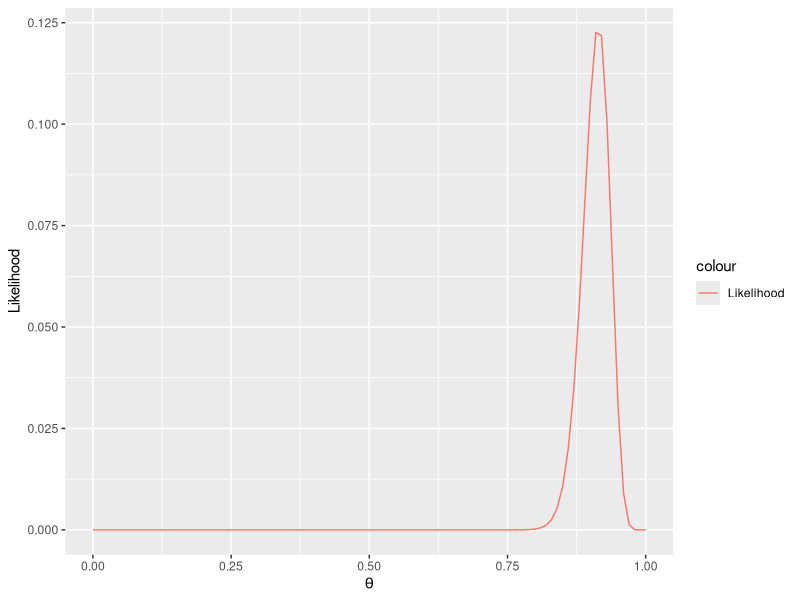
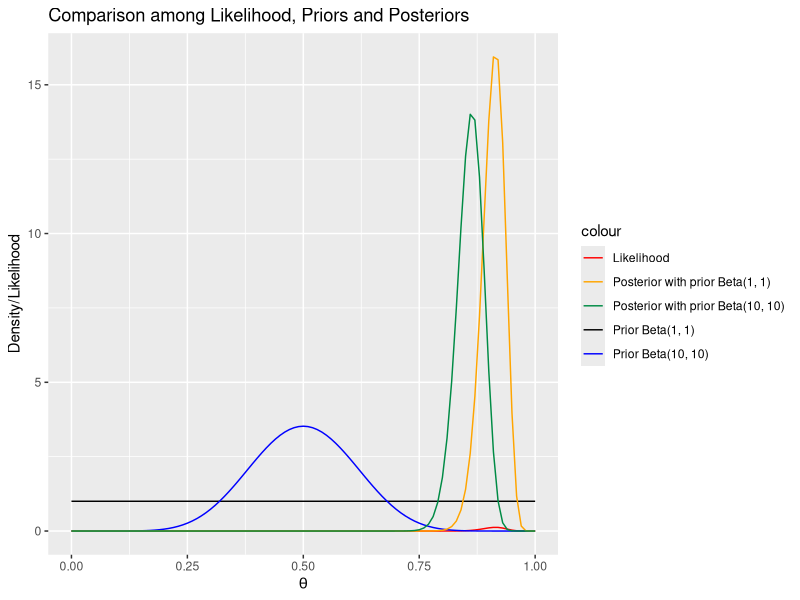

Write R code to recreate these figures, in order.
## ---- chunk 1
knitr::opts_chunk$set(echo = TRUE)
## ---- chunk 2
n <- 129
y <- 118 
# MLE estimate
theta_hat <- y / n
theta_hat
# 95% confidence interval
CI_L <- theta_hat - qnorm(0.975) * sqrt(theta_hat*(1-theta_hat)/n) 
CI_R <- theta_hat + qnorm(0.975) * sqrt(theta_hat*(1-theta_hat)/n)
CI_L
CI_R
## ---- chunk 3
# posterior mean
a <- y + 1
b <- n - y + 1
E <- a / (a + b)
E
## ---- chunk 4
# 95% credible interval
qbeta(c(0.025,0.975), y + 1, n - y + 1)
## ---- chunk 5
library(tidyverse)
theta <-
  ggplot() +
  xlim(0,1)+
  geom_function(aes(color="Likelihood"), fun = function(x) choose(n, y)*x^y*(1-x)^(n-y)) +
  labs(
    x = bquote(theta), y = "Likelihood")
theta
## ---- chunk 6
library(tidyverse)
base <-
  ggplot() +
  xlim(0,1)
cols <- c("Likelihood" = "red", 
          "Prior Beta(1, 1)"="black", 
          "Prior Beta(10, 10)"="blue", 
          "Posterior with prior Beta(1, 1)"="orange", 
          "Posterior with prior Beta(10, 10)"="springgreen4")
base +
  geom_function(aes(color="Likelihood"), fun = function(x) choose(n, y)*x^y*(1-x)^(n-y))+
  stat_function(aes(color="Prior Beta(1, 1)"), fun = dbeta,
                args = list(shape1 = 1, shape2 = 1))+
  stat_function(aes(color="Prior Beta(10, 10)"), fun = dbeta, 
                args = list(shape1 = 10, shape2 = 10))+
  stat_function(aes(color="Posterior with prior Beta(1, 1)"), fun = dbeta, 
                args = list(shape1 = y + 1, shape2 = n - y + 1))+
  stat_function(aes(color="Posterior with prior Beta(10, 10)"), fun = dbeta, 
                args = list(shape1 = y + 10, shape2 = n - y + 10))+
  scale_color_manual("colour", values=cols)+
  labs(
    x = bquote(theta), y = "Density/Likelihood", 
    title = "Comparison among Likelihood, Priors and Posteriors")  
